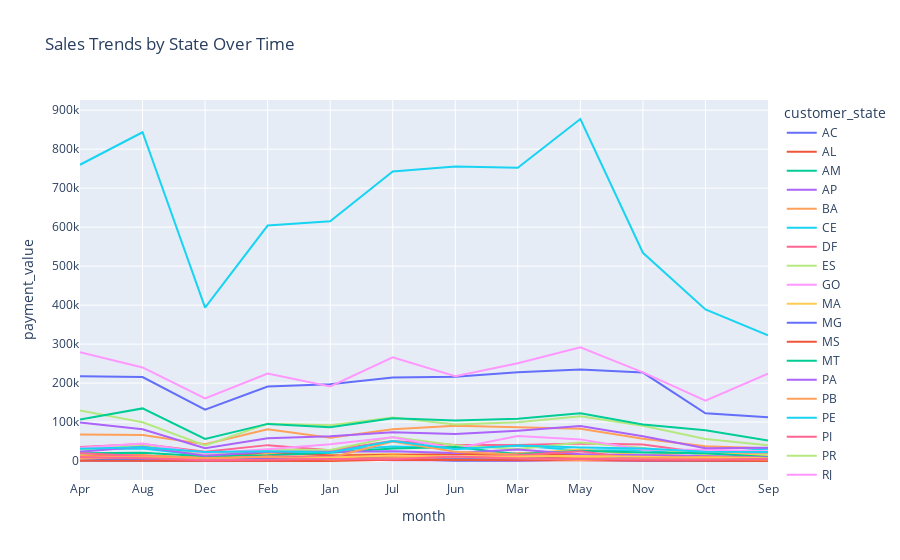

Notebook cell for this chart:
### Code cell
sales_trends = main_df.groupby(['month', 'customer_state'])['payment_value'].sum().reset_index()

# Visualization using Plotly
fig = px.line(sales_trends, x='month', y='payment_value', color='customer_state',
              title='Sales Trends by State Over Time')
fig.show()

### Figure 1 — Plotly figure (JSON) as saved in the notebook; plotly's stock layout.template omitted (floating-point values rounded to 4 significant figures)
{"data": [{"hovertemplate": "customer_state=AC<br>month=%{x}<br>payment_value=%{y}<extra></extra>", "legendgroup": "AC", "line": {"color": "#636efa", "dash": "solid"}, "marker": {"symbol": "circle"}, "mode": "lines", "name": "AC", "orientation": "v", "showlegend": true, "type": "scatter", "x": ["Apr", "Aug", "Dec", "Feb", "Jan", "Jul", "Jun", "Mar", "May", "Nov", "Oct", "Sep"], "xaxis": "x", "y": [1940.0, 1370.0, 1856.0, 1588.0, 2815.0, 5797.0, 1108.0, 694.9, 3884.0, 945.2, 958.2, 2029.0], "yaxis": "y"}, {"hovertemplate": "customer_state=AL<br>month=%{x}<br>payment_value=%{y}<extra></extra>", "legendgroup": "AL", "line": {"color": "#EF553B", "dash": "solid"}, "marker": {"symbol": "circle"}, "mode": "lines", "name": "AL", "orientation": "v", "showlegend": true, "type": "scatter", "x": ["Apr", "Aug", "Dec", "Feb", "Jan", "Jul", "Jun", "Mar", "May", "Nov", "Oct", "Sep"], "xaxis": "x", "y": [13140.0, 15020.0, 2681.0, 9055.0, 8223.0, 8366.0, 6401.0, 10300.0, 8923.0, 12700.0, 9539.0, 5192.0], "yaxis": "y"}, {"hovertemplate": "customer_state=AM<br>month=%{x}<br>payment_value=%{y}<extra></extra>", "legendgroup": "AM", "line": {"color": "#00cc96", "dash": "solid"}, "marker": {"symbol": "circle"}, "mode": "lines", "name": "AM", "orientation": "v", "showlegend": true, "type": "scatter", "x": ["Apr", "Aug", "Dec", "Feb", "Jan", "Jul", "Jun", "Mar", "May", "Nov", "Oct", "Sep"], "xaxis": "x", "y": [2070.0, 2186.0, 1174.0, 6251.0, 3433.0, 5649.0, 2198.0, 2867.0, 3514.0, 3001.0, 164.6, 2062.0], "yaxis": "y"}, {"hovertemplate": "customer_state=AP<br>month=%{x}<br>payment_value=%{y}<extra></extra>", "legendgroup": "AP", "line": {"color": "#ab63fa", "dash": "solid"}, "marker": {"symbol": "circle"}, "mode": "lines", "name": "AP", "orientation": "v", "showlegend": true, "type": "scatter", "x": ["Apr", "Aug", "Dec", "Feb", "Jan", "Jul", "Jun", "Mar", "May", "Nov", "Oct", "Sep"], "xaxis": "x", "y": [1439.0, 730.0, 770.6, 3090.0, 4433.0, 1906.0, 891.7, 1372.0, 2931.0, 967.1, 1697.0, 1245.0], "yaxis": "y"}, {"hovertemplate": "customer_state=BA<br>month=%{x}<br>payment_value=%{y}<extra></extra>", "legendgroup": "BA", "line": {"color": "#FFA15A", "dash": "solid"}, "marker": {"symbol": "circle"}, "mode": "lines", "name": "BA", "orientation": "v", "showlegend": true, "type": "scatter", "x": ["Apr", "Aug", "Dec", "Feb", "Jan", "Jul", "Jun", "Mar", "May", "Nov", "Oct", "Sep"], "xaxis": "x", "y": [68000.0, 66910.0, 42980.0, 81420.0, 60030.0, 81470.0, 90680.0, 86750.0, 82790.0, 57170.0, 37940.0, 33120.0], "yaxis": "y"}, {"hovertemplate": "customer_state=CE<br>month=%{x}<br>payment_value=%{y}<extra></extra>", "legendgroup": "CE", "line": {"color": "#19d3f3", "dash": "solid"}, "marker": {"symbol": "circle"}, "mode": "lines", "name": "CE", "orientation": "v", "showlegend": true, "type": "scatter", "x": ["Apr", "Aug", "Dec", "Feb", "Jan", "Jul", "Jun", "Mar", "May", "Nov", "Oct", "Sep"], "xaxis": "x", "y": [29410.0, 32120.0, 14460.0, 22570.0, 27720.0, 37540.0, 34160.0, 40050.0, 27190.0, 27960.0, 17980.0, 31600.0], "yaxis": "y"}, {"hovertemplate": "customer_state=DF<br>month=%{x}<br>payment_value=%{y}<extra></extra>", "legendgroup": "DF", "line": {"color": "#FF6692", "dash": "solid"}, "marker": {"symbol": "circle"}, "mode": "lines", "name": "DF", "orientation": "v", "showlegend": true, "type": "scatter", "x": ["Apr", "Aug", "Dec", "Feb", "Jan", "Jul", "Jun", "Mar", "May", "Nov", "Oct", "Sep"], "xaxis": "x", "y": [36350.0, 43950.0, 24010.0, 40850.0, 27780.0, 51270.0, 40970.0, 41458, 45010.0, 42340.0, 20400.0, 18610.0], "yaxis": "y"}, {"hovertemplate": "customer_state=ES<br>month=%{x}<br>payment_value=%{y}<extra></extra>", "legendgroup": "ES", "line": {"color": "#B6E880", "dash": "solid"}, "marker": {"symbol": "circle"}, "mode": "lines", "name": "ES", "orientation": "v", "showlegend": true, "type": "scatter", "x": ["Apr", "Aug", "Dec", "Feb", "Jan", "Jul", "Jun", "Mar", "May", "Nov", "Oct", "Sep"], "xaxis": "x", "y": [29510.0, 40170.0, 15270.0, 29670.0, 28670.0, 61660.0, 40640.0, 30990.0, 47560.0, 33730.0, 16140.0, 16940.0], "yaxis": "y"}, {"hovertemplate": "customer_state=GO<br>month=%{x}<br>payment_value=%{y}<extra></extra>", "legendgroup": "GO", "line": {"color": "#FF97FF", "dash": "solid"}, "marker": {"symbol": "circle"}, "mode": "lines", "name": "GO", "orientation": "v", "showlegend": true, "type": "scatter", "x": ["Apr", "Aug", "Dec", "Feb", "Jan", "Jul", "Jun", "Mar", "May", "Nov", "Oct", "Sep"], "xaxis": "x", "y": [34010.0, 44970.0, 20280.0, 30280.0, 42890.0, 60900.0, 32250.0, 64330.0, 55610.0, 29210.0, 28830.0, 25110.0], "yaxis": "y"}, {"hovertemplate": "customer_state=MA<br>month=%{x}<br>payment_value=%{y}<extra></extra>", "legendgroup": "MA", "line": {"color": "#FECB52", "dash": "solid"}, "marker": {"symbol": "circle"}, "mode": "lines", "name": "MA", "orientation": "v", "showlegend": true, "type": "scatter", "x": ["Apr", "Aug", "Dec", "Feb", "Jan", "Jul", "Jun", "Mar", "May", "Nov", "Oct", "Sep"], "xaxis": "x", "y": [14590.0, 13940.0, 8523.0, 18120.0, 15810.0, 17930.0, 10920.0, 18490.0, 29620.0, 15210.0, 22460.0, 12310.0], "yaxis": "y"}, {"hovertemplate": "customer_state=MG<br>month=%{x}<br>payment_value=%{y}<extra></extra>", "legendgroup": "MG", "line": {"color": "#636efa", "dash": "solid"}, "marker": {"symbol": "circle"}, "mode": "lines", "name": "MG", "orientation": "v", "showlegend": true, "type": "scatter", "x": ["Apr", "Aug", "Dec", "Feb", "Jan", "Jul", "Jun", "Mar", "May", "Nov", "Oct", "Sep"], "xaxis": "x", "y": [217500.0, 215300.0, 131600.0, 191200.0, 196800.0, 214500.0, 216000.0, 227500.0, 234900.0, 227000.0, 122700.0, 112500.0], "yaxis": "y"}, {"hovertemplate": "customer_state=MS<br>month=%{x}<br>payment_value=%{y}<extra></extra>", "legendgroup": "MS", "line": {"color": "#EF553B", "dash": "solid"}, "marker": {"symbol": "circle"}, "mode": "lines", "name": "MS", "orientation": "v", "showlegend": true, "type": "scatter", "x": ["Apr", "Aug", "Dec", "Feb", "Jan", "Jul", "Jun", "Mar", "May", "Nov", "Oct", "Sep"], "xaxis": "x", "y": [11230.0, 13580.0, 7467.0, 23000.0, 14550.0, 15800.0, 18660.0, 19300.0, 16560.0, 8798.0, 10550.0, 5927.0], "yaxis": "y"}, {"hovertemplate": "customer_state=MT<br>month=%{x}<br>payment_value=%{y}<extra></extra>", "legendgroup": "MT", "line": {"color": "#00cc96", "dash": "solid"}, "marker": {"symbol": "circle"}, "mode": "lines", "name": "MT", "orientation": "v", "showlegend": true, "type": "scatter", "x": ["Apr", "Aug", "Dec", "Feb", "Jan", "Jul", "Jun", "Mar", "May", "Nov", "Oct", "Sep"], "xaxis": "x", "y": [19800.0, 21630.0, 12580.0, 14730.0, 21140.0, 32330.0, 36010.0, 17410.0, 26700.0, 21890.0, 20050.0, 10320.0], "yaxis": "y"}, {"hovertemplate": "customer_state=PA<br>month=%{x}<br>payment_value=%{y}<extra></extra>", "legendgroup": "PA", "line": {"color": "#ab63fa", "dash": "solid"}, "marker": {"symbol": "circle"}, "mode": "lines", "name": "PA", "orientation": "v", "showlegend": true, "type": "scatter", "x": ["Apr", "Aug", "Dec", "Feb", "Jan", "Jul", "Jun", "Mar", "May", "Nov", "Oct", "Sep"], "xaxis": "x", "y": [23830.0, 36990.0, 13880.0, 23880.0, 23730.0, 25260.0, 20610.0, 29810.0, 17590.0, 15760.0, 12830.0, 9021.0], "yaxis": "y"}, {"hovertemplate": "customer_state=PB<br>month=%{x}<br>payment_value=%{y}<extra></extra>", "legendgroup": "PB", "line": {"color": "#FFA15A", "dash": "solid"}, "marker": {"symbol": "circle"}, "mode": "lines", "name": "PB", "orientation": "v", "showlegend": true, "type": "scatter", "x": ["Apr", "Aug", "Dec", "Feb", "Jan", "Jul", "Jun", "Mar", "May", "Nov", "Oct", "Sep"], "xaxis": "x", "y": [9226.0, 14410.0, 7527.0, 11360.0, 8704.0, 50030.0, 23860.0, 17580.0, 9702.0, 6241.0, 11280.0, 7881.0], "yaxis": "y"}, {"hovertemplate": "customer_state=PE<br>month=%{x}<br>payment_value=%{y}<extra></extra>", "legendgroup": "PE", "line": {"color": "#19d3f3", "dash": "solid"}, "marker": {"symbol": "circle"}, "mode": "lines", "name": "PE", "orientation": "v", "showlegend": true, "type": "scatter", "x": ["Apr", "Aug", "Dec", "Feb", "Jan", "Jul", "Jun", "Mar", "May", "Nov", "Oct", "Sep"], "xaxis": "x", "y": [31850.0, 35150.0, 23550.0, 25340.0, 21690.0, 51560.0, 30470.0, 40110.0, 34780.0, 32230.0, 23560.0, 23180.0], "yaxis": "y"}, {"hovertemplate": "customer_state=PI<br>month=%{x}<br>payment_value=%{y}<extra></extra>", "legendgroup": "PI", "line": {"color": "#FF6692", "dash": "solid"}, "marker": {"symbol": "circle"}, "mode": "lines", "name": "PI", "orientation": "v", "showlegend": true, "type": "scatter", "x": ["Apr", "Aug", "Dec", "Feb", "Jan", "Jul", "Jun", "Mar", "May", "Nov", "Oct", "Sep"], "xaxis": "x", "y": [19950.0, 13110.0, 3983.0, 12010.0, 11090.0, 11720.0, 9140.0, 14790.0, 25420.0, 3917.0, 6598.0, 4025.0], "yaxis": "y"}, {"hovertemplate": "customer_state=PR<br>month=%{x}<br>payment_value=%{y}<extra></extra>", "legendgroup": "PR", "line": {"color": "#B6E880", "dash": "solid"}, "marker": {"symbol": "circle"}, "mode": "lines", "name": "PR", "orientation": "v", "showlegend": true, "type": "scatter", "x": ["Apr", "Aug", "Dec", "Feb", "Jan", "Jul", "Jun", "Mar", "May", "Nov", "Oct", "Sep"], "xaxis": "x", "y": [130000.0, 99410.0, 39921, 95550.0, 91660.0, 111900.0, 93780.0, 99340.0, 115100.0, 90480.0, 56800.0, 40580.0], "yaxis": "y"}, {"hovertemplate": "customer_state=RJ<br>month=%{x}<br>payment_value=%{y}<extra></extra>", "legendgroup": "RJ", "line": {"color": "#FF97FF", "dash": "solid"}, "marker": {"symbol": "circle"}, "mode": "lines", "name": "RJ", "orientation": "v", "showlegend": true, "type": "scatter", "x": ["Apr", "Aug", "Dec", "Feb", "Jan", "Jul", "Jun", "Mar", "May", "Nov", "Oct", "Sep"], "xaxis": "x", "y": [279200.0, 240200.0, 160600.0, 224200.0, 191500.0, 266200.0, 217500.0, 251100.0, 291800.0, 227500.0, 154700.0, 224000.0], "yaxis": "y"}, {"hovertemplate": "customer_state=RN<br>month=%{x}<br>payment_value=%{y}<extra></extra>", "legendgroup": "RN", "line": {"color": "#FECB52", "dash": "solid"}, "marker": {"symbol": "circle"}, "mode": "lines", "name": "RN", "orientation": "v", "showlegend": true, "type": "scatter", "x": ["Apr", "Aug", "Dec", "Feb", "Jan", "Jul", "Jun", "Mar", "May", "Nov", "Oct", "Sep"], "xaxis": "x", "y": [10100.0, 9580.0, 4585.0, 5882.0, 8808.0, 14440.0, 10380.0, 11690.0, 12980.0, 11307, 8003.0, 7580.0], "yaxis": "y"}, {"hovertemplate": "customer_state=RO<br>month=%{x}<br>payment_value=%{y}<extra></extra>", "legendgroup": "RO", "line": {"color": "#636efa", "dash": "solid"}, "marker": {"symbol": "circle"}, "mode": "lines", "name": "RO", "orientation": "v", "showlegend": true, "type": "scatter", "x": ["Apr", "Aug", "Dec", "Feb", "Jan", "Jul", "Jun", "Mar", "May", "Nov", "Oct", "Sep"], "xaxis": "x", "y": [5413.0, 6956.0, 2588.0, 6315.0, 4505.0, 6678.0, 5221.0, 7457.0, 4439.0, 7447.0, 2478.0, 6228.0], "yaxis": "y"}, {"hovertemplate": "customer_state=RR<br>month=%{x}<br>payment_value=%{y}<extra></extra>", "legendgroup": "RR", "line": {"color": "#EF553B", "dash": "solid"}, "marker": {"symbol": "circle"}, "mode": "lines", "name": "RR", "orientation": "v", "showlegend": true, "type": "scatter", "x": ["Apr", "Feb", "Jan", "Jul", "Jun", "Mar", "May", "Nov", "Oct", "Sep"], "xaxis": "x", "y": [878.9, 492.8, 278.4, 3351.0, 2695.0, 2974.0, 707.6, 151.5, 594.2, 337.8], "yaxis": "y"}, {"hovertemplate": "customer_state=RS<br>month=%{x}<br>payment_value=%{y}<extra></extra>", "legendgroup": "RS", "line": {"color": "#00cc96", "dash": "solid"}, "marker": {"symbol": "circle"}, "mode": "lines", "name": "RS", "orientation": "v", "showlegend": true, "type": "scatter", "x": ["Apr", "Aug", "Dec", "Feb", "Jan", "Jul", "Jun", "Mar", "May", "Nov", "Oct", "Sep"], "xaxis": "x", "y": [106400.0, 135100.0, 56800.0, 95310.0, 86650.0, 109600.0, 103700.0, 108600.0, 122800.0, 93620.0, 79240.0, 52470.0], "yaxis": "y"}, {"hovertemplate": "customer_state=SC<br>month=%{x}<br>payment_value=%{y}<extra></extra>", "legendgroup": "SC", "line": {"color": "#ab63fa", "dash": "solid"}, "marker": {"symbol": "circle"}, "mode": "lines", "name": "SC", "orientation": "v", "showlegend": true, "type": "scatter", "x": ["Apr", "Aug", "Dec", "Feb", "Jan", "Jul", "Jun", "Mar", "May", "Nov", "Oct", "Sep"], "xaxis": "x", "y": [99080.0, 81340.0, 32660.0, 58330.0, 63630.0, 74100.0, 69590.0, 77870.0, 89630.0, 63450.0, 32710.0, 34430.0], "yaxis": "y"}, {"hovertemplate": "customer_state=SE<br>month=%{x}<br>payment_value=%{y}<extra></extra>", "legendgroup": "SE", "line": {"color": "#FFA15A", "dash": "solid"}, "marker": {"symbol": "circle"}, "mode": "lines", "name": "SE", "orientation": "v", "showlegend": true, "type": "scatter", "x": ["Apr", "Aug", "Dec", "Feb", "Jan", "Jul", "Jun", "Mar", "May", "Nov", "Oct", "Sep"], "xaxis": "x", "y": [5805.0, 11920.0, 6151.0, 11360.0, 4317.0, 7428.0, 10300.0, 8006.0, 2745.0, 7840.0, 6230.0, 3930.0], "yaxis": "y"}, {"hovertemplate": "customer_state=SP<br>month=%{x}<br>payment_value=%{y}<extra></extra>", "legendgroup": "SP", "line": {"color": "#19d3f3", "dash": "solid"}, "marker": {"symbol": "circle"}, "mode": "lines", "name": "SP", "orientation": "v", "showlegend": true, "type": "scatter", "x": ["Apr", "Aug", "Dec", "Feb", "Jan", "Jul", "Jun", "Mar", "May", "Nov", "Oct", "Sep"], "xaxis": "x", "y": [760000.0, 843400.0, 393400.0, 604000.0, 615000.0, 742500.0, 755800.0, 752400.0, 877400.0, 534200.0, 388900.0, 322200.0], "yaxis": "y"}, {"hovertemplate": "customer_state=TO<br>month=%{x}<br>payment_value=%{y}<extra></extra>", "legendgroup": "TO", "line": {"color": "#FF6692", "dash": "solid"}, "marker": {"symbol": "circle"}, "mode": "lines", "name": "TO", "orientation": "v", "showlegend": true, "type": "scatter", "x": ["Apr", "Aug", "Dec", "Feb", "Jan", "Jul", "Jun", "Mar", "May", "Nov", "Oct", "Sep"], "xaxis": "x", "y": [10670.0, 7435.0, 1998.0, 4549.0, 5436.0, 4436.0, 11740.0, 6841.0, 6356.0, 4251.0, 3394.0, 5024.0], "yaxis": "y"}], "layout": {"legend": {"title": {"text": "customer_state"}, "tracegroupgap": 0}, "title": {"text": "Sales Trends by State Over Time"}, "xaxis": {"anchor": "y", "domain": [0, 1], "title": {"text": "month"}}, "yaxis": {"anchor": "x", "domain": [0, 1], "title": {"text": "payment_value"}}}}
